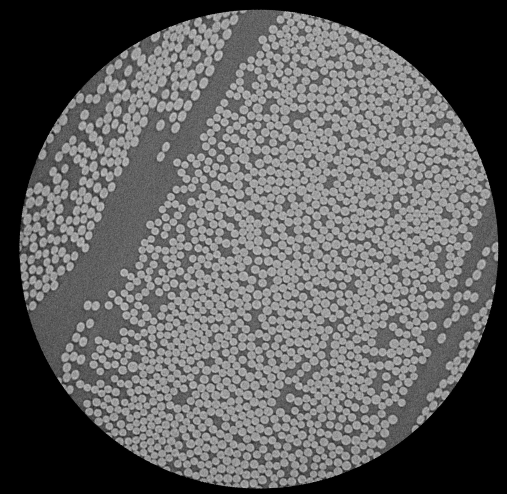
#> input picture exam2023/data_week3/quiz_image_1.png, 1013 x 988 px (shown at 1/2 size)
$ jupyter execute --allow-errors cheat_feature_based_registration.ipynb
#> lines starting #> are read from the running program, lines starting #| are printed output that depends on the picture; after the words box and inside, x2 and y2 are one past the last pixel; in counts of white or black regions, pixels touching at a corner belong together
#> further down, im1 is the input picture: shape (988, 1013); min 0, max 220, mean 93.5
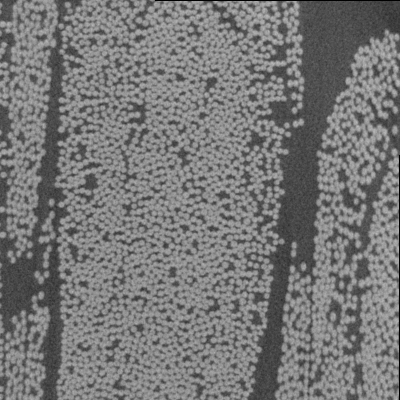
#> input picture exam2023/data_week3/quiz_image_2.png, 400 x 400 px
#> further down, im2 is the input picture: shape (400, 400); min 0, max 188, mean 119.3
### exam2023/useful.py
import matplotlib.pyplot as plt
import matplotlib.colorbar as cbar
import numpy as np

def display_images(images, titles):
    """
    Displays 1, 2, 3, or 4 images with their respective titles and colorbars.

    Parameters:
    - images: List of images to display.
    - titles: List of titles corresponding to the images.
    """
    num_images = len(images)
#> num_images = 2

    if num_images not in [1, 2, 3, 4]:
        raise ValueError("Number of images must be between 1 and 4.")

    if num_images == 1:
        fig, axs = plt.subplots(1, 1, figsize=(6, 5))
        axs = [axs]
    elif num_images == 2:
        fig, axs = plt.subplots(1, 2, figsize=(12, 5))
    elif num_images == 3:
        fig, axs = plt.subplots(1, 3, figsize=(18, 5))
    elif num_images == 4:
        fig, axs = plt.subplots(2, 2, figsize=(12, 10))

    axs = axs.flatten() if num_images > 1 else axs

    for i in range(num_images):
        im = axs[i].imshow(images[i], cmap='gray')
        axs[i].set_title(titles[i])
        axs[i].axis('off')
        fig.colorbar(im, ax=axs[i], fraction=0.046, pad=0.04)

    plt.tight_layout()
    plt.show()
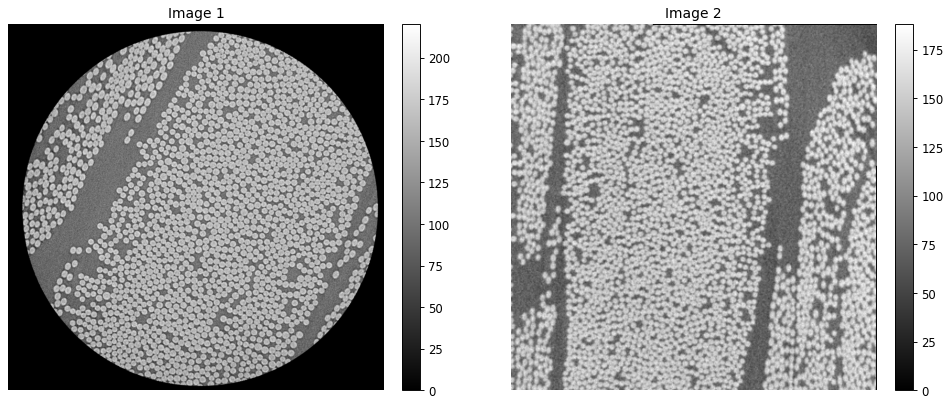
#> figure drawn by matplotlib, 4 panels

# [115 lines left out: functions display_points, compute_transformation, sift_matching_translation, not called in this run]


def compute_rotation_from_covariance(C):
    """
    Computes the rotation matrix and angle from a given covariance matrix.

    Parameters:
    C (numpy.ndarray): 2x2 covariance matrix

    Returns:
    R (numpy.ndarray): 2x2 rotation matrix
    angle (float): rotation angle in degrees
    """
    # Perform Singular Value Decomposition (SVD)
    U, _, Vt = np.linalg.svd(C)

    # Compute the rotation matrix
    R = np.dot(U, Vt)

    # Ensure a proper rotation matrix (not a reflection)
    if np.linalg.det(R) < 0:
        Vt[1,:] *= -1
        R = np.dot(U, Vt)

    # Extract the rotation angle in radians
    angle_radians = np.arctan2(R[1, 0], R[0, 0])

    # Convert the angle to degrees
    angle_degrees = np.degrees(angle_radians)

    return R, angle_degrees

### exam2023/cheat_feature_based_registration.ipynb
[cell 1]
import useful as us

import numpy as np
import cv2
import matplotlib.pyplot as plt

import useful as us
import matplotlib.pyplot as plt
import numpy as np
import skimage.io
import scipy.ndimage
from scipy.ndimage import convolve
import skimage.feature

[cell 2]
def match_SIFT_img(im1, im2, thres = 0.6):
    ''' Extract the coordinates of matching points using SIFT.'''
#> called with thres = 0.5

    # Initiate SIFT detector
    sift = cv2.SIFT_create()

    # Find the keypoints and descriptors with SIFT
    kp1, des1 = sift.detectAndCompute(im1, None)
#> kp1 = 19558 keypoints; strongest (x, y, size): (738, 266, 2.6), (485, 23, 5), (278, 822, 3.2), (85, 309, 11.3)
    kp2, des2 = sift.detectAndCompute(im2, None)
#> kp2 = 6333 keypoints; strongest (x, y, size): (303, 267, 4.2), (292, 269, 3.9), (165, 245, 3.8), (175, 143, 4.1)

    # BFMatcher with default params
    bf = cv2.BFMatcher()
    matches = bf.knnMatch(des1, des2, k=2)
#> matches = 19558 matches

    # Apply ratio test
    good_matches = []

    for m, n in matches:
        if m.distance/(n.distance+10e-10) < thres:
            good_matches.append([m])
#> after the loop, good_matches = 371 matches

    # Extract the coordinates
    pts_im1 = [kp1[m[0].queryIdx].pt for m in good_matches]
#> pts_im1 = 371 pairs, first value 98.79 to 947.9, second value 68.16 to 914.2
    pts_im1 = np.array(pts_im1, dtype=np.float32).T
    pts_im2 = [kp2[m[0].trainIdx].pt for m in good_matches]
#> pts_im2 = 371 pairs, first value 44.99 to 356.7, second value 48.93 to 363.4
    pts_im2 = np.array(pts_im2, dtype=np.float32).T
    return pts_im1, pts_im2

[cell 3]
def plot_matching_keypoints(im1, im2, pts_im1, pts_im2):
    ''' Plot SIFT matches.'''

    # Making mosaic image
    r1, c1 = im1.shape
#> r1 = 988; c1 = 1013
    r2, c2 = im2.shape
#> r2 = 400; c2 = 400
    n_row = np.maximum(r1, r2)
#> n_row = 988
    n_col = c1 + c2
#> n_col = 1413
    im_comp = np.zeros((n_row, n_col))
    im_comp[:r1, :c1] = im1
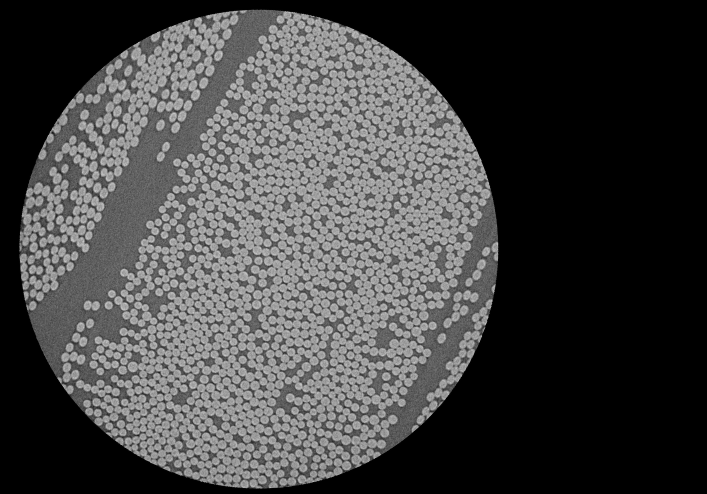
#> im_comp: shape (988, 1413) float64 (shown at 1/2 size); min 0, max 220, mean 67
    im_comp[:r2, c1:(c1+c2)] = im2
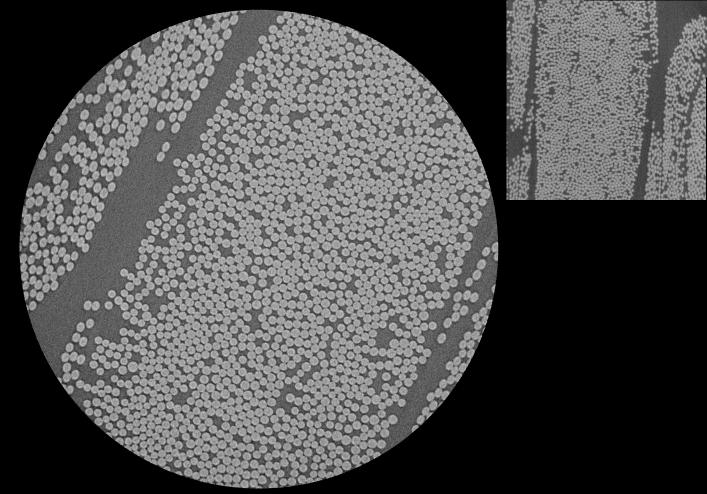
#> im_comp: shape (988, 1413) float64 (shown at 1/2 size); 11.43% of pixels changed, all inside (x1, y1, x2, y2) = (1013, 0, 1413, 400)

    # Plot mosaic and matches
    fig, ax = plt.subplots(1,figsize=(10,8))
    ax.imshow(im_comp, cmap='gray')
    ax.plot([pts_im1[0], pts_im2[0] + c1],
            [pts_im1[1], pts_im2[1]], 'w', linewidth = 0.5)
    ax.plot(pts_im1[0], pts_im1[1], '.r')
    ax.plot(pts_im2[0] + c1, pts_im2[1],' .b')

[cell 4]
# [45 lines left out: function get_transformation, not called in this run]

# SIFT between images

[cell 5]
# Data directory
data_dir = 'data_week3/'

[cell 6]
# The images
im1 = cv2.imread(data_dir + 'quiz_image_1.png', cv2.IMREAD_GRAYSCALE)
im2 = cv2.imread(data_dir + 'quiz_image_2.png', cv2.IMREAD_GRAYSCALE)

# Display the images
us.display_images([im1, im2], ['Image 1', 'Image 2'])

[cell 7]
# Match points with SIFT
threshold = 0.5
pts_im1, pts_im2 = match_SIFT_img(im1, im2, thres = threshold)

[cell 8]
plot_matching_keypoints(im1, im2, pts_im1, pts_im2)
plt.title(f'Number of matched keypoints: {pts_im1.shape[1]}')
plt.show()
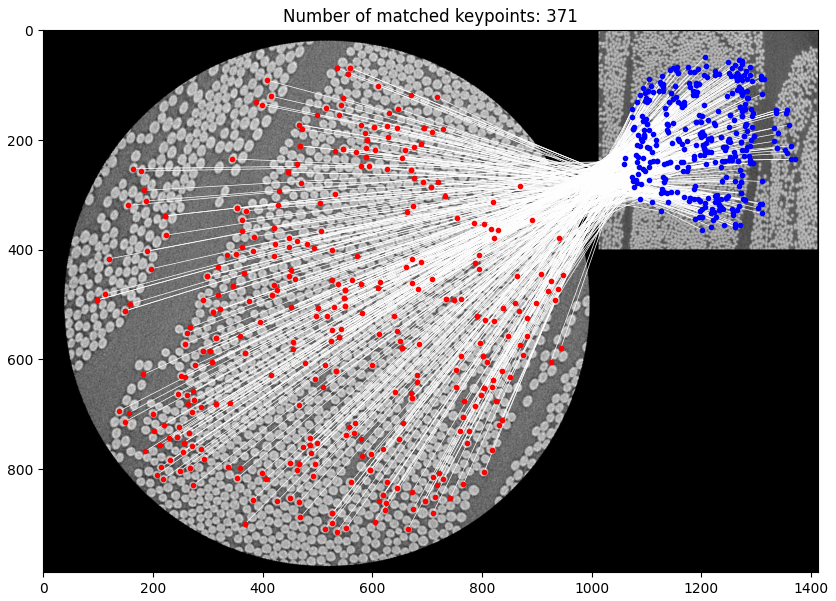
#> figure drawn by matplotlib, 1 panel
